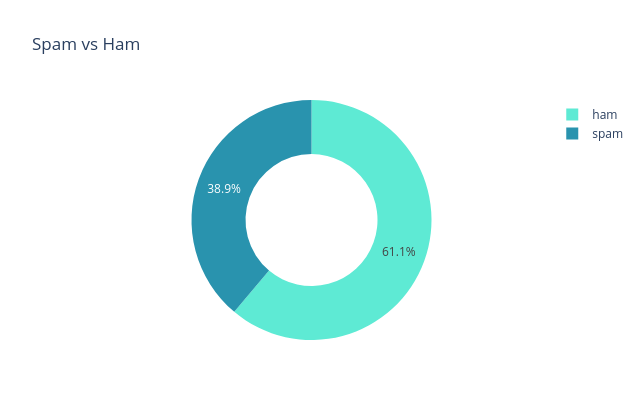
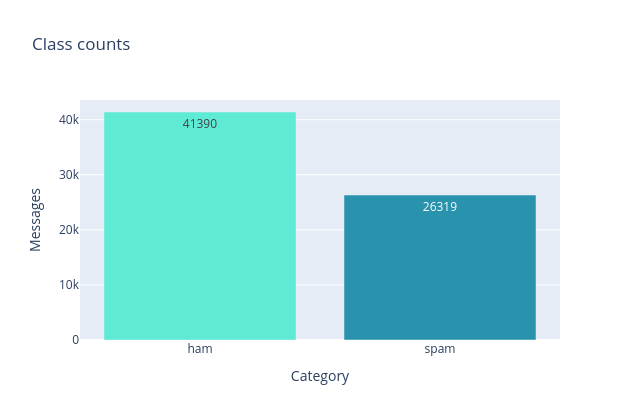

Notebook source saved alongside these figures, in order:
### Code cell
counts = (
    df["Category"].value_counts().rename_axis("Category").reset_index(name="Messages")
)
fig = px.pie(
    counts,
    names="Category",
    values="Messages",
    hole=0.55,
    title="Spam vs Ham",
    color="Category",
    color_discrete_map={"ham": "#5eead4", "spam": "#2993ae"},
)
fig.update_layout(height=420, width=640)
fig.show()

fig = px.bar(
    counts,
    x="Category",
    y="Messages",
    text="Messages",
    title="Class counts",
    color="Category",
    color_discrete_map={"ham": "#5eead4", "spam": "#2993ae"},
)
fig.update_layout(height=420, width=640, showlegend=False)
fig.show()

### Figure 1 — Plotly figure (JSON) as saved in the notebook; plotly's stock layout.template omitted (floating-point values rounded to 4 significant figures)
{"data": [{"customdata": [["ham"], ["spam"]], "domain": {"x": [0.0, 1.0], "y": [0.0, 1.0]}, "hole": 0.55, "hovertemplate": "Category=%{customdata[0]}<br>Messages=%{value}<extra></extra>", "labels": ["ham", "spam"], "legendgroup": "", "marker": {"colors": ["#5eead4", "#2993ae"]}, "name": "", "showlegend": true, "type": "pie", "values": [41390, 26319]}], "layout": {"height": 420, "legend": {"tracegroupgap": 0}, "title": {"text": "Spam vs Ham"}, "width": 640}}

### Figure 2 — Plotly figure (JSON) as saved in the notebook; plotly's stock layout.template omitted (floating-point values rounded to 4 significant figures)
{"data": [{"hovertemplate": "Category=%{x}<br>Messages=%{text}<extra></extra>", "legendgroup": "ham", "marker": {"color": "#5eead4", "pattern": {"shape": ""}}, "name": "ham", "orientation": "v", "showlegend": true, "text": [41390.0], "textposition": "auto", "type": "bar", "x": ["ham"], "xaxis": "x", "y": [41390], "yaxis": "y"}, {"hovertemplate": "Category=%{x}<br>Messages=%{text}<extra></extra>", "legendgroup": "spam", "marker": {"color": "#2993ae", "pattern": {"shape": ""}}, "name": "spam", "orientation": "v", "showlegend": true, "text": [26320.0], "textposition": "auto", "type": "bar", "x": ["spam"], "xaxis": "x", "y": [26319], "yaxis": "y"}], "layout": {"barmode": "relative", "height": 420, "legend": {"title": {"text": "Category"}, "tracegroupgap": 0}, "showlegend": false, "title": {"text": "Class counts"}, "width": 640, "xaxis": {"anchor": "y", "categoryarray": ["ham", "spam"], "categoryorder": "array", "domain": [0.0, 1.0], "title": {"text": "Category"}}, "yaxis": {"anchor": "x", "domain": [0.0, 1.0], "title": {"text": "Messages"}}}}
